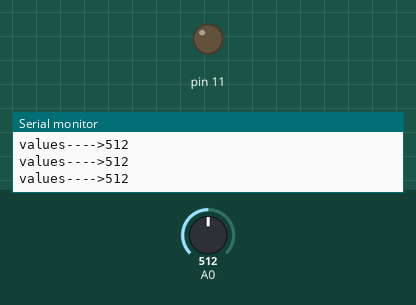
This sketch was run on a simulated Arduino Uno, built with avr-gcc and run on an emulated ATmega328P. On the bench: output pins drawn as LEDs (lit = HIGH), the last lines printed to the serial monitor. Inputs (shaded band) come from the test bench; at power-on: A0 = 512.

Above: at 1.3 s.
1.4 s: A0 set to 22
3.2 s: A0 set to 18
At 5.2 s:
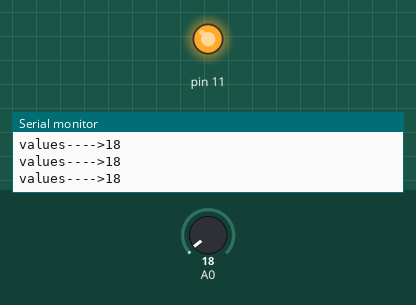
5.5 s: A0 set to 122
At 6.9 s:
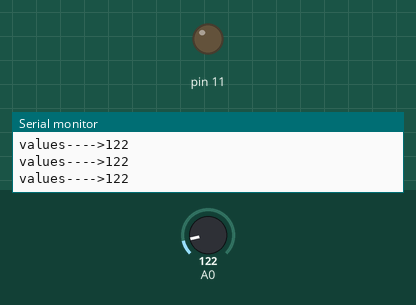
7.5 s: A0 set to 10
At 8.4 s:
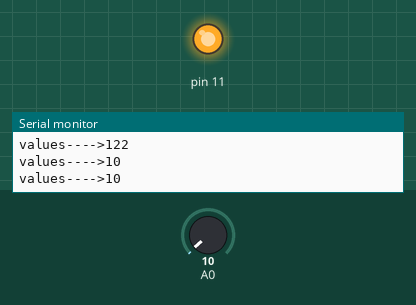
Timing chart, 0 to 10.5 s (numbered marks = the images above; inputs shaded):
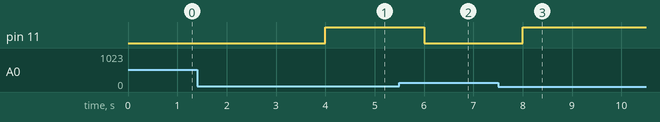

Measured:
- the behaviour switches between 20 and 19 on A0 (found by bisection; images 0 and 1)
- after the input at 3.2 s, pin 11: LOW → HIGH after 0.80 s
- after the input at 5.5 s, pin 11: HIGH → LOW after 0.50 s
- after the input at 7.5 s, pin 11: LOW → HIGH after 0.51 s

The sketch:

ldr_value.ino
```cpp
void setup() {
 Serial.begin(9600);
 pinMode(11,OUTPUT);
}
int val;

void loop() {
  val=analogRead(A0); // ldr 0-1023
  Serial.print("values---->");
  Serial.println(val);
  delay(500);


if (val < 20){

  digitalWrite(11,HIGH);

}
 else {
  digitalWrite(11,LOW);

 }
 }
```
